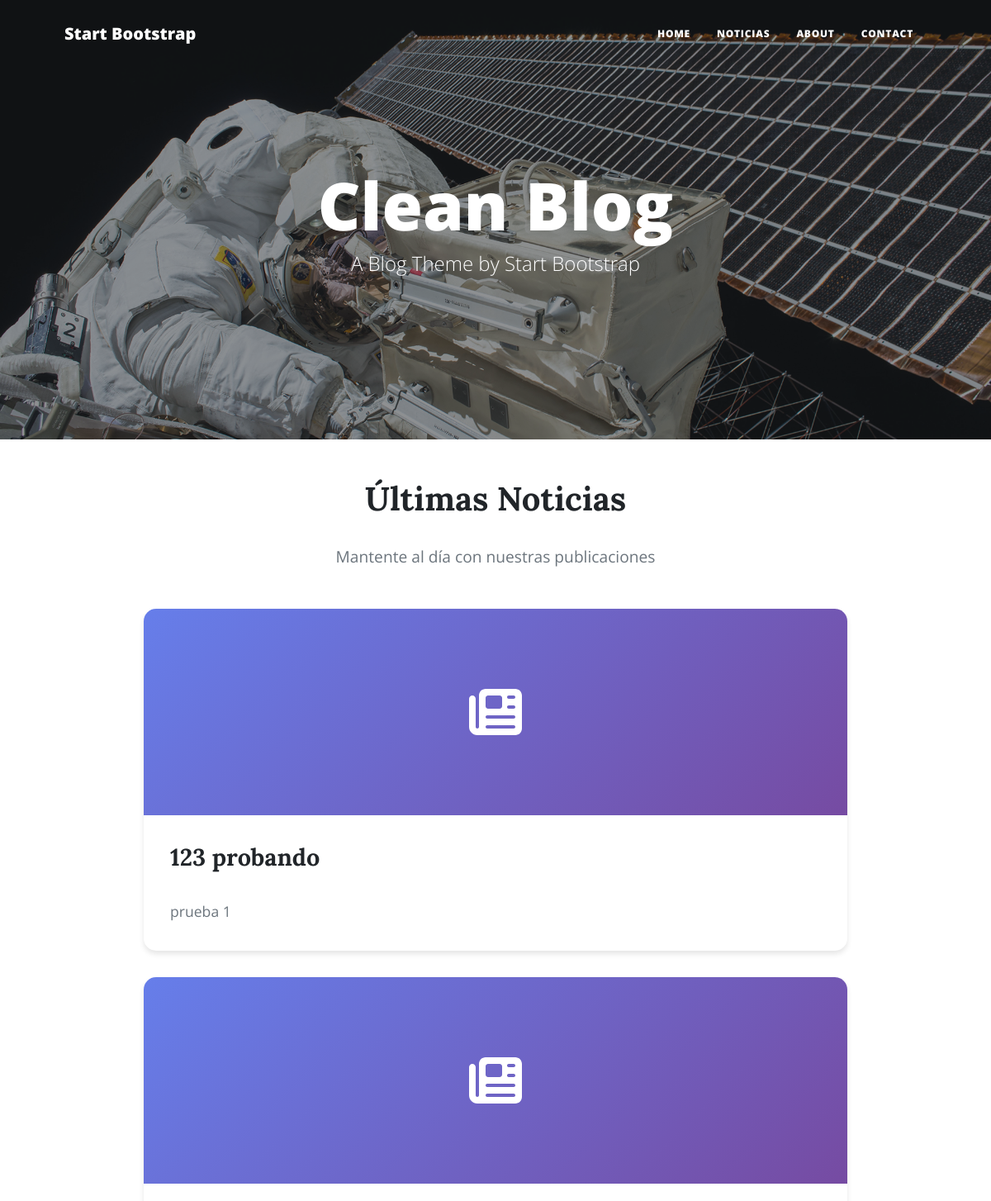
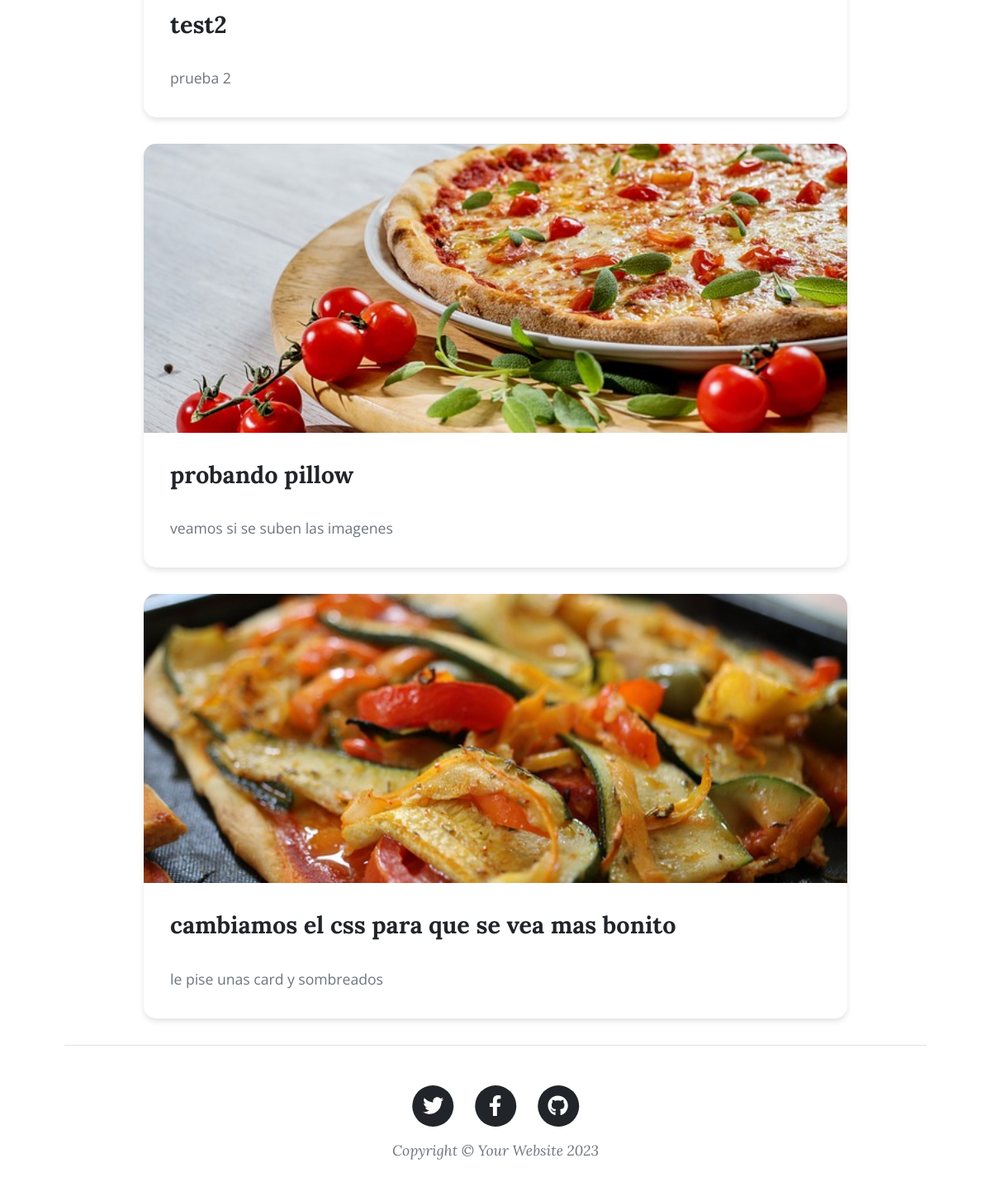
Screenshot of /noticias/ with the database file from the repository (2 pictures, top to bottom).
### posteo/models.py (models this page shows, shortened)
class Noticia(models.Model):
    titulo=models.CharField(max_length=100)
    detalle=models.TextField()
    imagen=models.ImageField(upload_to='noticias/', blank=True, null=True)

### posteo/views.py (the view)
# urls.py: path('noticias/',views_posteo.noticia, name="noticias"),
def noticia(request):
    noticias=Noticia.objects.all() # devuelve lista de noticias desde BD
    return render(request,"posteo/noticias.html",{"noticias":noticias})

### posteo/templates/posteo/noticias.html (shortened to what this page needs)
{% extends 'posteo/base.html' %}
{% load static %}
{% block bgr %}
{% static 'posteo/assets/img/post-bg.jpg' %}
{% endblock %}
{% block content %}
<div class="noticias-container">
    <div class="noticias-header">
        <h1 class="noticias-titulo-principal">Últimas Noticias</h1>
        <p class="noticias-subtitulo">Mantente al día con nuestras publicaciones</p>
    </div>
    {% for n in noticias %}
    <article class="noticia-card">
        {% if n.imagen %}
            <img src="{{ n.imagen.url }}" alt="{{ n.titulo }}" class="noticia-imagen">
        {% else %}
            <div class="noticia-sin-imagen">
                <i class="fas fa-newspaper"></i>
            </div>
        {% endif %}
        <div class="noticia-content">
            <h2 class="noticia-titulo">{{ n.titulo }}</h2>
            <p class="noticia-detalle">{{ n.detalle }}</p>
        </div>
    </article>
    {% empty %}
    <div class="no-noticias">
        <i class="fas fa-inbox fa-3x mb-3"></i>
        <p>No hay noticias disponibles en este momento.</p>
    </div>
    {% endfor %}
</div>
{% endblock %}

### posteo/templates/posteo/base.html (shortened to what this page needs)
{% load static %}
<!DOCTYPE html>
<html lang="en">
    <head>
        <link href=" {% static 'posteo/css/styles.css' %}" rel="stylesheet" />
    </head>
    <body>
        <nav class="navbar navbar-expand-lg navbar-light" id="mainNav">
            <div class="container px-4 px-lg-5">
                <a class="navbar-brand" href="index.html">Start Bootstrap</a>
                <div class="collapse navbar-collapse" id="navbarResponsive">
                    <ul class="navbar-nav ms-auto py-4 py-lg-0">
                        <li class="nav-item"><a class="nav-link px-lg-3 py-3 py-lg-4" href="{% url 'home' %}">Home</a></li>
                        <li class="nav-item"><a class="nav-link px-lg-3 py-3 py-lg-4" href="{% url 'noticias' %}">Noticias</a></li>
                        <li class="nav-item"><a class="nav-link px-lg-3 py-3 py-lg-4" href="#!">About</a></li>
                        <li class="nav-item"><a class="nav-link px-lg-3 py-3 py-lg-4" href="#!">Contact</a></li>
                    </ul>
                </div>
            </div>
        </nav>
        <header class="masthead" style="background-image: url({% block bgr %}  {% endblock %})">
            <div class="container position-relative px-4 px-lg-5">
                <div class="row gx-4 gx-lg-5 justify-content-center">
                    <div class="col-md-10 col-lg-8 col-xl-7">
                        <div class="site-heading">
                            <h1>Clean Blog</h1>
                            <span class="subheading">A Blog Theme by Start Bootstrap</span>
                        </div>
                    </div>
                </div>
            </div>
        </header>
        <div class="container px-4 px-lg-5">
            <div class="row gx-4 gx-lg-5 justify-content-center">
                {% block content %} {% endblock %}
        </div>
        <footer class="border-top">
            <div class="container px-4 px-lg-5">
                <div class="row gx-4 gx-lg-5 justify-content-center">
                    <div class="col-md-10 col-lg-8 col-xl-7">
                        <ul class="list-inline text-center">
                            <li class="list-inline-item">
                                <a href="#!">
                                    <span class="fa-stack fa-lg">
                                        <i class="fas fa-circle fa-stack-2x"></i>
                                        <i class="fab fa-twitter fa-stack-1x fa-inverse"></i>
                                    </span>
                                </a>
                            </li>
                            <li class="list-inline-item">
                                <a href="#!">
                                    <span class="fa-stack fa-lg">
                                        <i class="fas fa-circle fa-stack-2x"></i>
                                        <i class="fab fa-facebook-f fa-stack-1x fa-inverse"></i>
                                    </span>
                                </a>
                            </li>
                            <li class="list-inline-item">
                                <a href="#!">
                                    <span class="fa-stack fa-lg">
                                        <i class="fas fa-circle fa-stack-2x"></i>
                                        <i class="fab fa-github fa-stack-1x fa-inverse"></i>
                                    </span>
                                </a>
                            </li>
                        </ul>
                        <div class="small text-center text-muted fst-italic">Copyright &copy; Your Website 2023</div>
                    </div>
                </div>
            </div>
        </footer>
    </body>
</html>

### posteo/templates/posteo/noticias.html (style rules this page uses)
.noticias-container { max-width: 900px; margin: 0 auto; }
.noticia-card { background: #fff; border-radius: 15px; overflow: hidden; box-shadow: 0 4px 6px rgba(0, 0, 0, 0.1); margin-bottom: 2rem; transition: all 0.3s ease; }
.noticia-imagen { width: 100%; height: 350px; object-fit: cover; display: block; }
.noticia-content { padding: 2rem; }
.noticia-titulo { font-size: 1.8rem; font-weight: 700; color: #212529; margin-bottom: 1rem; line-height: 1.3; font-family: 'Lora', serif; }
.noticia-detalle { font-size: 1.1rem; color: #6c757d; line-height: 1.7; font-family: 'Open Sans', sans-serif; margin-bottom: 0; }
.noticia-sin-imagen { background: linear-gradient(135deg, #667eea 0%, #764ba2 100%); height: 250px; display: flex; align-items: center; justify-content: center; color: white; font-size: 4rem; }
.noticias-header { text-align: center; margin-bottom: 3rem; }
.noticias-titulo-principal { font-size: 2.5rem; font-weight: 700; color: #212529; font-family: 'Lora', serif; margin-bottom: 0.5rem; }
.noticias-subtitulo { font-size: 1.2rem; color: #6c757d; font-family: 'Open Sans', sans-serif; }

### rows the page displays
Noticia: titulo "123 probando", detalle "prueba 1"
Noticia: titulo "test2", detalle "prueba 2"
Noticia: imagen (picture), titulo "probando pillow", detalle "veamos si se suben las imagenes"
Noticia: imagen (picture), titulo "cambiamos el css para que se vea mas bonito", detalle "le pise unas card y sombreados"
